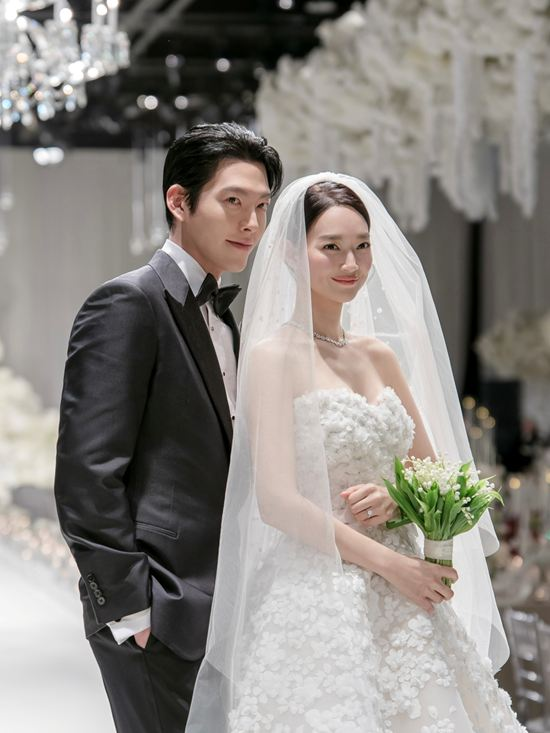
#> input picture img_blur/photo.jpg, 550 x 733 px
$ python main.py
#> lines starting #> are read from the running program, lines starting #| are printed output that depends on the picture; after the words box and inside, x2 and y2 are one past the last pixel; in counts of white or black regions, pixels touching at a corner belong together
import cv2
import numpy as np
import os

# 현재 파일이 있는 디렉터리로 작업 디렉터리 변경
os.chdir(os.path.dirname(os.path.abspath(__file__)))

# 이미지 읽기 (같은 폴더에 photo.jpg가 있어야 합니다)
image = cv2.imread("photo.jpg")
#> image is the input picture: shape (733, 550, 3); mean B, G, R 130.3, 135.2, 139.6

# 이미지가 제대로 읽혔는지 확인
if image is None:
    raise FileNotFoundError("이미지 파일 'photo.jpg'를 찾을 수 없습니다.")

# 얼굴 검출용 캐스케이드 로드 (opencv-python에 포함된 기본 경로 사용)
cascade_file = "haarcascade_frontalface_default.xml"
cascade_path = os.path.join(getattr(cv2.data, "haarcascades", ""), cascade_file)
face_cascade = cv2.CascadeClassifier(cascade_path)

if face_cascade.empty():
    raise FileNotFoundError(
        f"캐스케이드 파일을 찾을 수 없습니다: '{cascade_path}'. "
        "opencv-python가 설치되어 있는지, 또는 캐스케이드 XML 파일이 있는지 확인하세요."
    )

# 그레이스케일로 변환
gray = cv2.cvtColor(image, cv2.COLOR_BGR2GRAY)
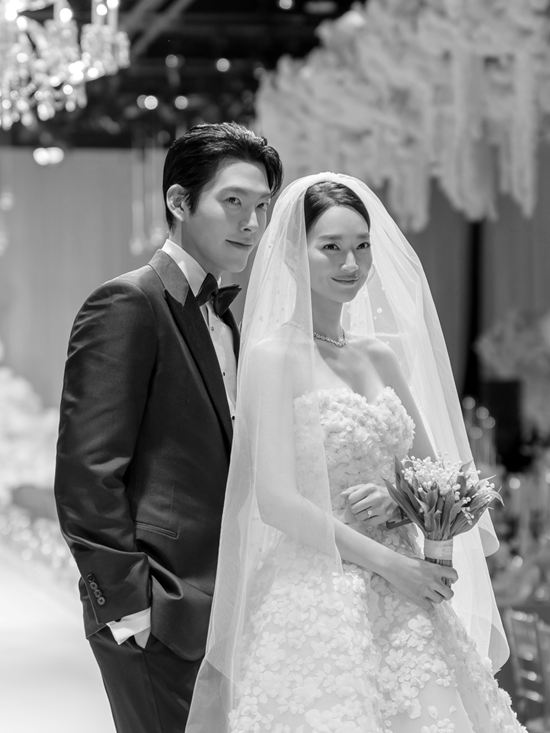
#> gray: shape (733, 550); min 0, max 255, mean 135.9

# 얼굴 검출
faces = face_cascade.detectMultiScale(gray, 1.3, 5)
#> faces = [[192, 163, 102, 102], [300, 213, 89, 89]]

# 검출된 얼굴 영역만 블러 효과 (리사이즈 방식으로 처리)
for (x, y, w, h) in faces:
    face_roi = image[y : y + h, x : x + w]
    face_roi = cv2.resize(face_roi, (50, 5))
    face_roi = cv2.resize(face_roi, (w, h), interpolation=cv2.INTER_AREA)
    image[y : y + h, x : x + w] = face_roi
#> this loop made 2 passes
#> pass 1, `face_roi = image[y : y + h, x : x + w]`:
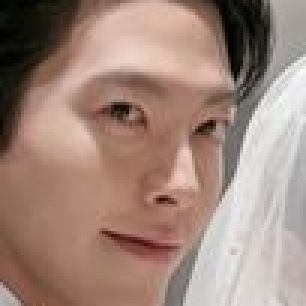
#> face_roi: shape (102, 102, 3) (shown 3 times larger); mean B, G, R 123.3, 134.5, 159.8
#> pass 1, `face_roi = cv2.resize(face_roi, (w, h), interpolation=cv2.INTER_AREA)`:
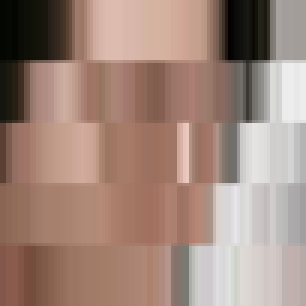
#> face_roi: shape (102, 102, 3) (shown 3 times larger); mean B, G, R 123.5, 134.9, 160.6
#> pass 2, `face_roi = image[y : y + h, x : x + w]`:
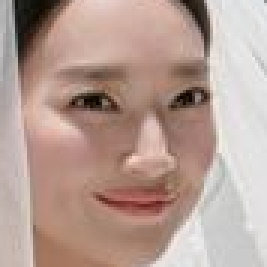
#> face_roi: shape (89, 89, 3) (shown 3 times larger); mean B, G, R 148.3, 157.8, 182
#> pass 2, `face_roi = cv2.resize(face_roi, (w, h), interpolation=cv2.INTER_AREA)`:
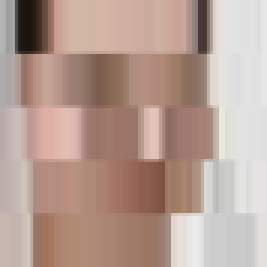
#> face_roi: shape (89, 89, 3) (shown 3 times larger); mean B, G, R 148.5, 158.5, 183
#> after the loop:
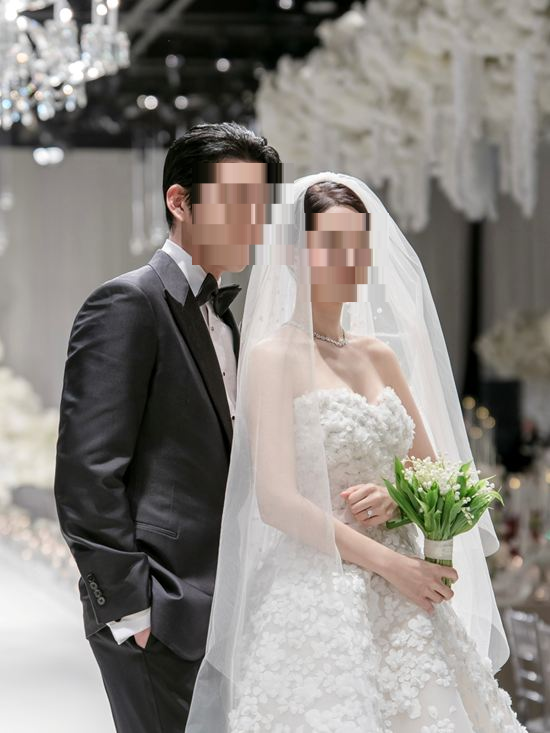
#> image: shape (733, 550, 3); 4.43% of pixels changed, all inside (x1, y1, x2, y2) = (192, 163, 389, 302)

cv2.imshow("image", image)
cv2.waitKey(0)
cv2.destroyAllWindows()
